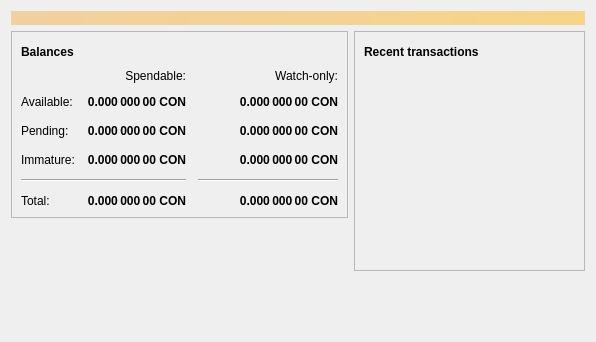
<?xml version="1.0" encoding="UTF-8"?>
<ui version="4.0">
 <class>OverviewPage</class>
 <widget class="QWidget" name="OverviewPage">
  <property name="geometry">
   <rect>
    <x>0</x>
    <y>0</y>
    <width>596</width>
    <height>342</height>
   </rect>
  </property>
  <property name="windowTitle">
   <string>Form</string>
  </property>
  <layout class="QVBoxLayout" name="topLayout">
   <item>
    <widget class="QLabel" name="labelAlerts">
     <property name="visible">
      <bool>false</bool>
     </property>
     <property name="styleSheet">
      <string notr="true">QLabel { background-color: qlineargradient(x1: 0, y1: 0, x2: 1, y2: 0, stop:0 #F0D0A0, stop:1 #F8D488); color:#000000; }</string>
     </property>
     <property name="wordWrap">
      <bool>true</bool>
     </property>
     <property name="margin">
      <number>3</number>
     </property>
     <property name="textInteractionFlags">
      <set>Qt::TextSelectableByMouse</set>
     </property>
    </widget>
   </item>
   <item>
    <layout class="QHBoxLayout" name="horizontalLayout" stretch="1,1">
     <item>
      <layout class="QVBoxLayout" name="verticalLayout_2">
       <item>
        <widget class="QFrame" name="frame">
         <property name="frameShape">
          <enum>QFrame::StyledPanel</enum>
         </property>
         <property name="frameShadow">
          <enum>QFrame::Raised</enum>
         </property>
         <layout class="QVBoxLayout" name="verticalLayout_4">
          <item>
           <layout class="QHBoxLayout" name="horizontalLayout_4">
            <item>
             <widget class="QLabel" name="label_5">
              <property name="font">
               <font>
                <weight>75</weight>
                <bold>true</bold>
               </font>
              </property>
              <property name="text">
               <string>Balances</string>
              </property>
             </widget>
            </item>
            <item>
             <widget class="QPushButton" name="labelWalletStatus">
              <property name="enabled">
               <bool>true</bool>
              </property>
              <property name="maximumSize">
               <size>
                <width>30</width>
                <height>16777215</height>
               </size>
              </property>
              <property name="toolTip">
               <string>The displayed information may be out of date. Your wallet automatically synchronizes with the Concoin network after a connection is established, but this process has not completed yet.</string>
              </property>
              <property name="text">
               <string/>
              </property>
              <property name="icon">
               <iconset resource="../bitcoin.qrc">
                <normaloff>:/icons/warning</normaloff>
                <disabledoff>:/icons/warning</disabledoff>:/icons/warning</iconset>
              </property>
              <property name="iconSize">
               <size>
                <width>24</width>
                <height>24</height>
               </size>
              </property>
              <property name="flat">
               <bool>true</bool>
              </property>
             </widget>
            </item>
            <item>
             <spacer name="horizontalSpacer_3">
              <property name="orientation">
               <enum>Qt::Horizontal</enum>
              </property>
              <property name="sizeHint" stdset="0">
               <size>
                <width>40</width>
                <height>20</height>
               </size>
              </property>
             </spacer>
            </item>
           </layout>
          </item>
          <item>
           <layout class="QGridLayout" name="gridLayout">
            <property name="spacing">
             <number>12</number>
            </property>
            <item row="2" column="2">
             <widget class="QLabel" name="labelWatchPending">
              <property name="font">
               <font>
                <weight>75</weight>
                <bold>true</bold>
               </font>
              </property>
              <property name="cursor">
               <cursorShape>IBeamCursor</cursorShape>
              </property>
              <property name="toolTip">
               <string>Unconfirmed transactions to watch-only addresses</string>
              </property>
              <property name="text">
               <string notr="true">0.000 000 00 CON</string>
              </property>
              <property name="alignment">
               <set>Qt::AlignRight|Qt::AlignTrailing|Qt::AlignVCenter</set>
              </property>
              <property name="textInteractionFlags">
               <set>Qt::LinksAccessibleByMouse|Qt::TextSelectableByKeyboard|Qt::TextSelectableByMouse</set>
              </property>
             </widget>
            </item>
            <item row="2" column="1">
             <widget class="QLabel" name="labelUnconfirmed">
              <property name="font">
               <font>
                <weight>75</weight>
                <bold>true</bold>
               </font>
              </property>
              <property name="cursor">
               <cursorShape>IBeamCursor</cursorShape>
              </property>
              <property name="toolTip">
               <string>Total of transactions that have yet to be confirmed, and do not yet count toward the spendable balance</string>
              </property>
              <property name="text">
               <string notr="true">0.000 000 00 CON</string>
              </property>
              <property name="alignment">
               <set>Qt::AlignRight|Qt::AlignTrailing|Qt::AlignVCenter</set>
              </property>
              <property name="textInteractionFlags">
               <set>Qt::LinksAccessibleByMouse|Qt::TextSelectableByKeyboard|Qt::TextSelectableByMouse</set>
              </property>
             </widget>
            </item>
            <item row="3" column="2">
             <widget class="QLabel" name="labelWatchImmature">
              <property name="font">
               <font>
                <weight>75</weight>
                <bold>true</bold>
               </font>
              </property>
              <property name="cursor">
               <cursorShape>IBeamCursor</cursorShape>
              </property>
              <property name="toolTip">
               <string>Mined balance in watch-only addresses that has not yet matured</string>
              </property>
              <property name="text">
               <string notr="true">0.000 000 00 CON</string>
              </property>
              <property name="alignment">
               <set>Qt::AlignRight|Qt::AlignTrailing|Qt::AlignVCenter</set>
              </property>
              <property name="textInteractionFlags">
               <set>Qt::LinksAccessibleByMouse|Qt::TextSelectableByKeyboard|Qt::TextSelectableByMouse</set>
              </property>
             </widget>
            </item>
            <item row="4" column="0" colspan="2">
             <widget class="Line" name="line">
              <property name="orientation">
               <enum>Qt::Horizontal</enum>
              </property>
             </widget>
            </item>
            <item row="4" column="2">
             <widget class="Line" name="lineWatchBalance">
              <property name="sizePolicy">
               <sizepolicy hsizetype="Preferred" vsizetype="Fixed">
                <horstretch>0</horstretch>
                <verstretch>0</verstretch>
               </sizepolicy>
              </property>
              <property name="minimumSize">
               <size>
                <width>140</width>
                <height>0</height>
               </size>
              </property>
              <property name="orientation">
               <enum>Qt::Horizontal</enum>
              </property>
             </widget>
            </item>
            <item row="5" column="0">
             <widget class="QLabel" name="labelTotalText">
              <property name="text">
               <string>Total:</string>
              </property>
             </widget>
            </item>
            <item row="3" column="1">
             <widget class="QLabel" name="labelImmature">
              <property name="font">
               <font>
                <weight>75</weight>
                <bold>true</bold>
               </font>
              </property>
              <property name="cursor">
               <cursorShape>IBeamCursor</cursorShape>
              </property>
              <property name="toolTip">
               <string>Mined balance that has not yet matured</string>
              </property>
              <property name="text">
               <string notr="true">0.000 000 00 CON</string>
              </property>
              <property name="alignment">
               <set>Qt::AlignRight|Qt::AlignTrailing|Qt::AlignVCenter</set>
              </property>
              <property name="textInteractionFlags">
               <set>Qt::LinksAccessibleByMouse|Qt::TextSelectableByKeyboard|Qt::TextSelectableByMouse</set>
              </property>
             </widget>
            </item>
            <item row="2" column="3">
             <spacer name="horizontalSpacer_2">
              <property name="orientation">
               <enum>Qt::Horizontal</enum>
              </property>
              <property name="sizeHint" stdset="0">
               <size>
                <width>40</width>
                <height>20</height>
               </size>
              </property>
             </spacer>
            </item>
            <item row="3" column="0">
             <widget class="QLabel" name="labelImmatureText">
              <property name="text">
               <string>Immature:</string>
              </property>
             </widget>
            </item>
            <item row="5" column="1">
             <widget class="QLabel" name="labelTotal">
              <property name="font">
               <font>
                <weight>75</weight>
                <bold>true</bold>
               </font>
              </property>
              <property name="cursor">
               <cursorShape>IBeamCursor</cursorShape>
              </property>
              <property name="toolTip">
               <string>Your current total balance</string>
              </property>
              <property name="text">
               <string notr="true">0.000 000 00 CON</string>
              </property>
              <property name="alignment">
               <set>Qt::AlignRight|Qt::AlignTrailing|Qt::AlignVCenter</set>
              </property>
              <property name="textInteractionFlags">
               <set>Qt::LinksAccessibleByMouse|Qt::TextSelectableByKeyboard|Qt::TextSelectableByMouse</set>
              </property>
             </widget>
            </item>
            <item row="5" column="2">
             <widget class="QLabel" name="labelWatchTotal">
              <property name="font">
               <font>
                <weight>75</weight>
                <bold>true</bold>
               </font>
              </property>
              <property name="cursor">
               <cursorShape>IBeamCursor</cursorShape>
              </property>
              <property name="toolTip">
               <string>Current total balance in watch-only addresses</string>
              </property>
              <property name="text">
               <string notr="true">0.000 000 00 CON</string>
              </property>
              <property name="alignment">
               <set>Qt::AlignRight|Qt::AlignTrailing|Qt::AlignVCenter</set>
              </property>
              <property name="textInteractionFlags">
               <set>Qt::LinksAccessibleByMouse|Qt::TextSelectableByKeyboard|Qt::TextSelectableByMouse</set>
              </property>
             </widget>
            </item>
            <item row="0" column="2">
             <widget class="QLabel" name="labelWatchonly">
              <property name="text">
               <string>Watch-only:</string>
              </property>
              <property name="alignment">
               <set>Qt::AlignRight|Qt::AlignTrailing|Qt::AlignVCenter</set>
              </property>
             </widget>
            </item>
            <item row="1" column="0">
             <widget class="QLabel" name="labelBalanceText">
              <property name="text">
               <string>Available:</string>
              </property>
             </widget>
            </item>
            <item row="1" column="1">
             <widget class="QLabel" name="labelBalance">
              <property name="font">
               <font>
                <weight>75</weight>
                <bold>true</bold>
               </font>
              </property>
              <property name="cursor">
               <cursorShape>IBeamCursor</cursorShape>
              </property>
              <property name="toolTip">
               <string>Your current spendable balance</string>
              </property>
              <property name="text">
               <string notr="true">0.000 000 00 CON</string>
              </property>
              <property name="alignment">
               <set>Qt::AlignRight|Qt::AlignTrailing|Qt::AlignVCenter</set>
              </property>
              <property name="textInteractionFlags">
               <set>Qt::LinksAccessibleByMouse|Qt::TextSelectableByKeyboard|Qt::TextSelectableByMouse</set>
              </property>
             </widget>
            </item>
            <item row="1" column="2">
             <widget class="QLabel" name="labelWatchAvailable">
              <property name="font">
               <font>
                <weight>75</weight>
                <bold>true</bold>
               </font>
              </property>
              <property name="cursor">
               <cursorShape>IBeamCursor</cursorShape>
              </property>
              <property name="toolTip">
               <string>Your current balance in watch-only addresses</string>
              </property>
              <property name="text">
               <string notr="true">0.000 000 00 CON</string>
              </property>
              <property name="alignment">
               <set>Qt::AlignRight|Qt::AlignTrailing|Qt::AlignVCenter</set>
              </property>
              <property name="textInteractionFlags">
               <set>Qt::LinksAccessibleByMouse|Qt::TextSelectableByKeyboard|Qt::TextSelectableByMouse</set>
              </property>
             </widget>
            </item>
            <item row="2" column="0">
             <widget class="QLabel" name="labelPendingText">
              <property name="text">
               <string>Pending:</string>
              </property>
             </widget>
            </item>
            <item row="0" column="1">
             <widget class="QLabel" name="labelSpendable">
              <property name="text">
               <string>Spendable:</string>
              </property>
              <property name="alignment">
               <set>Qt::AlignRight|Qt::AlignTrailing|Qt::AlignVCenter</set>
              </property>
             </widget>
            </item>
           </layout>
          </item>
         </layout>
        </widget>
       </item>
       <item>
        <spacer name="verticalSpacer">
         <property name="orientation">
          <enum>Qt::Vertical</enum>
         </property>
         <property name="sizeHint" stdset="0">
          <size>
           <width>20</width>
           <height>40</height>
          </size>
         </property>
        </spacer>
       </item>
      </layout>
     </item>
     <item>
      <layout class="QVBoxLayout" name="verticalLayout_3">
       <item>
        <widget class="QFrame" name="frame_2">
         <property name="frameShape">
          <enum>QFrame::StyledPanel</enum>
         </property>
         <property name="frameShadow">
          <enum>QFrame::Raised</enum>
         </property>
         <layout class="QVBoxLayout" name="verticalLayout">
          <item>
           <layout class="QHBoxLayout" name="horizontalLayout_2">
            <item>
             <widget class="QLabel" name="label_4">
              <property name="font">
               <font>
                <weight>75</weight>
                <bold>true</bold>
               </font>
              </property>
              <property name="text">
               <string>Recent transactions</string>
              </property>
             </widget>
            </item>
            <item>
             <widget class="QPushButton" name="labelTransactionsStatus">
              <property name="enabled">
               <bool>true</bool>
              </property>
              <property name="maximumSize">
               <size>
                <width>30</width>
                <height>16777215</height>
               </size>
              </property>
              <property name="toolTip">
               <string>The displayed information may be out of date. Your wallet automatically synchronizes with the Concoin network after a connection is established, but this process has not completed yet.</string>
              </property>
              <property name="text">
               <string/>
              </property>
              <property name="icon">
               <iconset resource="../bitcoin.qrc">
                <normaloff>:/icons/warning</normaloff>
                <disabledoff>:/icons/warning</disabledoff>:/icons/warning</iconset>
              </property>
              <property name="iconSize">
               <size>
                <width>24</width>
                <height>24</height>
               </size>
              </property>
              <property name="flat">
               <bool>true</bool>
              </property>
             </widget>
            </item>
            <item>
             <spacer name="horizontalSpacer">
              <property name="orientation">
               <enum>Qt::Horizontal</enum>
              </property>
              <property name="sizeHint" stdset="0">
               <size>
                <width>40</width>
                <height>20</height>
               </size>
              </property>
             </spacer>
            </item>
           </layout>
          </item>
          <item>
           <widget class="QListView" name="listTransactions">
            <property name="styleSheet">
             <string notr="true">QListView { background: transparent; }</string>
            </property>
            <property name="frameShape">
             <enum>QFrame::NoFrame</enum>
            </property>
            <property name="verticalScrollBarPolicy">
             <enum>Qt::ScrollBarAlwaysOff</enum>
            </property>
            <property name="horizontalScrollBarPolicy">
             <enum>Qt::ScrollBarAlwaysOff</enum>
            </property>
            <property name="selectionMode">
             <enum>QAbstractItemView::NoSelection</enum>
            </property>
           </widget>
          </item>
         </layout>
        </widget>
       </item>
       <item>
        <spacer name="verticalSpacer_2">
         <property name="orientation">
          <enum>Qt::Vertical</enum>
         </property>
         <property name="sizeHint" stdset="0">
          <size>
           <width>20</width>
           <height>40</height>
          </size>
         </property>
        </spacer>
       </item>
      </layout>
     </item>
    </layout>
   </item>
  </layout>
 </widget>
 <resources/>
 <connections/>
</ui>
